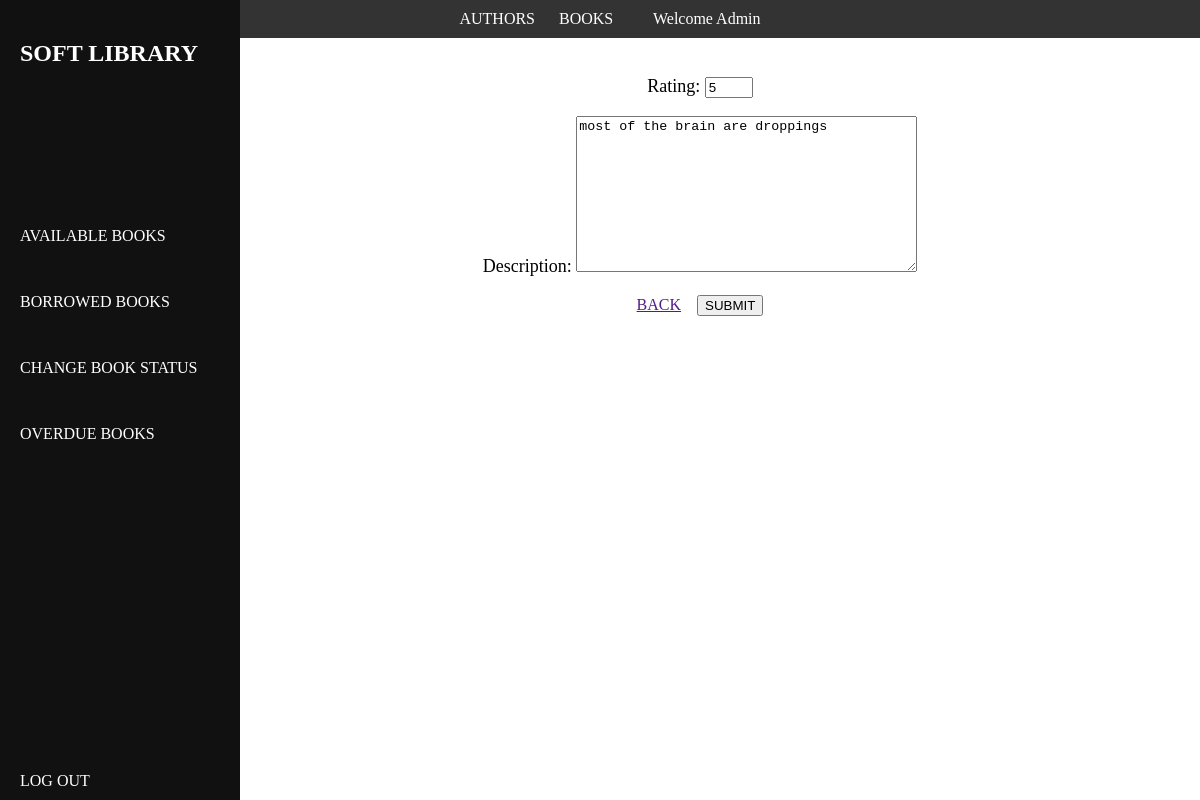
The page /users/edit-review/5/ (signed in) on the database its author committed.
### base/models.py (models this page shows, shortened)
class Reader(AbstractUser):
    gender = models.CharField(max_length=10, choices=gender_choices)
    bio = models.TextField(blank=True, null=True)
    date_of_birth = models.DateField()
    reader_image = models.ImageField(upload_to='images/', blank=True, null=True, default='user.png')
    email = models.EmailField(unique=True)
    REQUIRED_FIELDS = ['username', 'first_name', 'last_name', 'gender', 'date_of_birth', 'bio', ]
    USERNAME_FIELD = 'email'

class Review(models.Model):
    owner = models.ForeignKey(Reader, on_delete=models.CASCADE, related_name='my_reviews')
    book = models.ForeignKey(Book, on_delete=models.CASCADE, related_name="reviews")
    rating = models.IntegerField()
    description = models.TextField(blank=True, null=True)
    date = models.DateTimeField(auto_now_add=True)

### MyUsers/views.py (the view)
# urls.py: path('edit-review/<int:pk>/', views.edit_review, name='review_edit'),
@login_required(login_url='/users/login')
def edit_review(request, pk: int):
    the_review = Review.objects.get(pk=pk)
    if request.user == the_review.owner:
        if request.method == 'POST':
            form = BookReviewForm(request.POST, instance=the_review)
            if form.is_valid():
                form.save()
                messages.success(request, 'Review Updated Successfully!')
                return redirect('users:userReviews')
        else:
            form = BookReviewForm(instance=the_review)
        context = {'form': form}
        return render(request, 'MyUsers/edit_review.html', context)

### base/forms.py
class BookReviewForm(forms.ModelForm):
    rating = forms.IntegerField(max_value=5, min_value=1, widget=forms.NumberInput())
    class Meta:
        model = models.Review
        fields = ['rating', 'description']

### MyUsers/templates/MyUsers/edit_review.html (shortened to what this page needs)
{% extends 'base/base.html' %}
{% block content %}
    <form method="post" action="">
        {{ form.as_p }}
        <a href="{{ request.META.HTTP_REFERER }}">BACK</a>&nbsp;&nbsp;&nbsp;&nbsp;<button type="submit">SUBMIT</button>
    </form>
{% endblock %}

### base/templates/base/components/navbar.html (shortened to what this page needs)
<div class="navbar">
    <a href="{% url 'base:authors' %}"> AUTHORS</a>
    <a href="{% url 'base:index' %}"> BOOKS </a>
    {% if request.user.is_authenticated %}
        <a>Welcome <a href="{% url 'users:userProfile' request.user.id %}">{{ request.user.last_name | title }}</a></a>
    {% else %}
        <a href="{% url 'users:login' %}">LOG IN</a>&nbsp;
        || &nbsp;<a href="{% url 'users:register' %} ">REGISTER</a>
    {% endif %}
</div>

### base/static/css/main.css (style rules this page uses)
.navbar { position: fixed; top: 0; left: 0; width: 100%; background-color: #333; color: #fff; padding: 10px; text-align: center; }
.navbar a { color: #fff; text-decoration: none; }
.main-page p { font-size: 18px; }

### rows shown on the page
Reader: user.last_name "Admin"
Review: rating "5", description "most of the brain are droppings"
